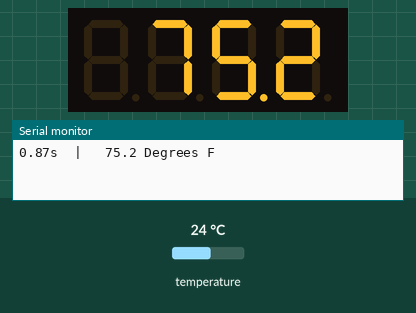
This sketch was run on a simulated Arduino Uno, built with avr-gcc and run on an emulated ATmega328P. Parts: 4-digit seven-segment display, the last lines printed to the serial monitor. The inputs (shaded band) are chosen by the test bench; at power-on: temperature 24 °C.

Above: at 1.3 s.
1.4 s: temperature set to 12 °C
At 2.6 s:
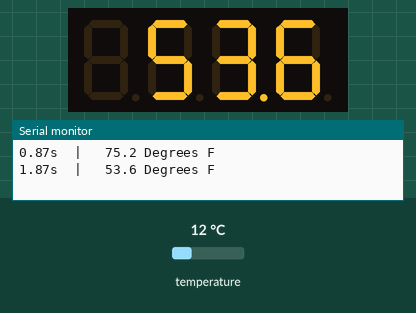
3.3 s: temperature set to 19 °C
At 4.2 s:
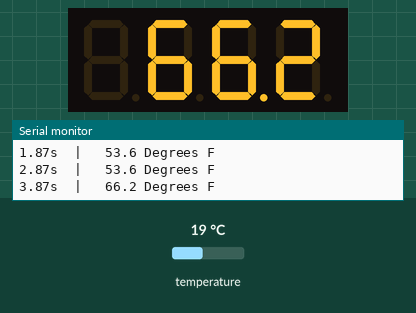
5.3 s: temperature set to 28 °C
At 6.9 s:
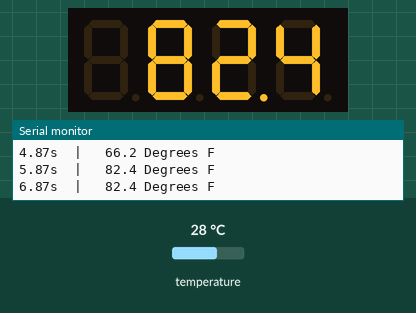
Timing chart, 0 to 8.4 s (numbered marks = the images above; inputs shaded):
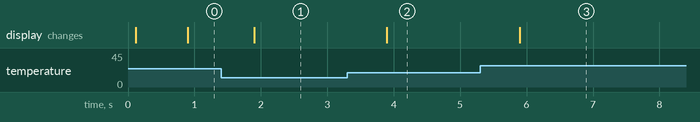

Measured:
- after the input at 1.4 s, the display: changes after 0.50 s (image 1)
- after the input at 3.3 s, the display: changes after 0.60 s (image 2)
- after the input at 5.3 s, the display: changes after 0.60 s (image 3)

The sketch:

temp_probe_poc.ino
```cpp
// Gets temp from a DS18B20 digital temperature probe and
// prints the temp output to an Adafruit i2c 4-segment LED
// display about once per second.


/*-----( Import needed libraries )-----*/
#include <OneWire.h>
#include <DallasTemperature.h>
#include "Adafruit_LEDBackpack.h"
#include "Adafruit_GFX.h"

/*-----( Declare Constants )-----*/
// edit this to reflect where you're connecting the data pint of the temp probe:
#define ONE_WIRE_BUS 7

/*-----( Declare objects )-----*/
/* Set up a oneWire instance to communicate with any OneWire device*/
OneWire ourWire(ONE_WIRE_BUS);
Adafruit_7segment matrix = Adafruit_7segment();

/* Tell Dallas Temperature Library to use oneWire Library */
DallasTemperature sensors(&ourWire);

/*-----( Declare Variables )-----*/


void setup() /*----( SETUP: RUNS ONCE )----*/
{
  /*-(start serial port to see results )-*/
  delay(50);
  if(Serial) {
    Serial.begin(9600);
  }
  delay(50);

  matrix.begin(0x70);
  matrix.setBrightness(5);
  matrix.print(10000, DEC);
  matrix.writeDisplay();

  /*-( Start up the DallasTemperature library )-*/
  sensors.begin();
}/*--(end setup )---*/


void loop() /*----( LOOP: RUNS CONSTANTLY )----*/
{

unsigned long iterStart = millis();
sensors.requestTemperatures(); // Send the command to get temperatures
//Serial.print("DONE  ");

/* -- print elapsed time -- */
if(Serial) {
  float elapsedSec = float(millis() / 1000);
  float elapsedMsec = (millis() % 1000);
  float twodec = (elapsedMsec / 10); // first 2 digits of milliseconds
  Serial.print(elapsedSec, 0); Serial.print(".");
  Serial.print(twodec, 0); Serial.print("s  |   ");

  //Serial.print("Device 1 (index 0) = ");
  Serial.print(sensors.getTempFByIndex(0), 1);
  Serial.println(" Degrees F");
}
matrix.print(sensors.getTempFByIndex(0), 1);
matrix.writeDisplay();

unsigned long iterEnd = millis() ;

unsigned long measureTime = (iterEnd - iterStart);
//Serial.print("receiving from temp probe took this many ms: ");
//Serial.println(measureTime);

// reads from the sensors take an avg of ~750-800ms.
// this code will keep this consistent if something goes faster for whatever reason
if (measureTime < 1000 && measureTime > 0)  {
  int timeToDelay = 1000 - measureTime;
  if (timeToDelay > 0) {
    delay(timeToDelay);
  }
} else {
  // something went wrong? slow us down
  if(Serial) {
    Serial.print("oops what happened. measureTime was: "); Serial.println(measureTime);
  }
  delay(1000);
}


}/* --(end main loop )-- */

/* ( THE END ) */
```
